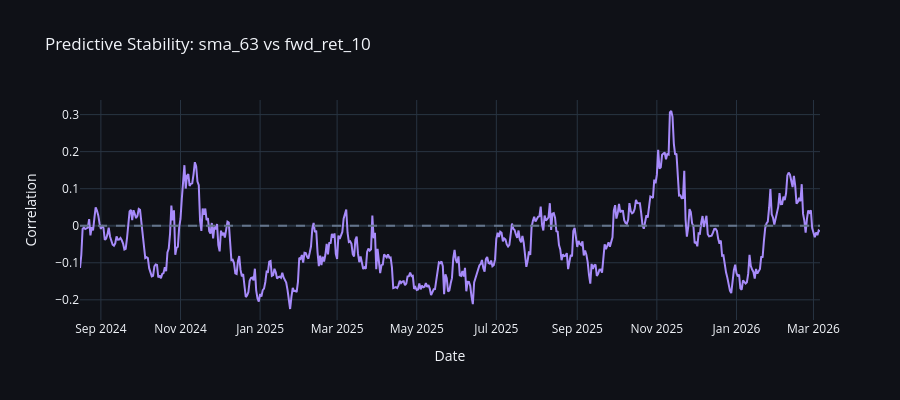

Here is the notebook cell this chart was saved with:
### Markdown cell above
## 3. Dynamic Feature Stability
Check if the predictive power of the top feature is stable over time.

### Code cell
corr_vals = np.array(corr_matrix)
top_idx = np.unravel_index(np.argmax(np.abs(corr_vals)), corr_vals.shape)
top_feat = feature_cols[top_idx[0]]
target_feat = target_cols[top_idx[1]]

print(f"Analyzing Stability for: {top_feat} vs {target_feat}")

win = 90
timestamps = df['timestamp'].to_numpy()[win:]
feat_vals = df[top_feat].to_numpy()
target_vals = df[target_feat].to_numpy()

rolling_corr = [np.corrcoef(feat_vals[i:i+win], target_vals[i:i+win])[0,1] for i in range(len(feat_vals)-win)]

fig_stab = go.Figure()
fig_stab.add_trace(go.Scatter(
    x=timestamps, 
    y=rolling_corr, 
    mode='lines', 
    name=f'Rolling {win}d Corr',
    line=dict(color='#a78bfa', width=2)
))
fig_stab.add_hline(y=0, line_dash="dash", line_color="#64748b")
fig_stab.update_layout(
    title=f"Predictive Stability: {top_feat} vs {target_feat}",
    template="plotly_dark",
    plot_bgcolor='#0f1117',
    paper_bgcolor='#0f1117',
    xaxis_title="Date",
    yaxis_title="Correlation",
    height=400
)
fig_stab.show()

### Figure 1 — Plotly figure (JSON) as saved in the notebook; plotly's stock layout.template omitted (floating-point values rounded to 4 significant figures; data arrays with more than 128 entries replaced by an {"elided": "..."} marker saying what was removed)
{"data": [{"line": {"color": "#a78bfa", "width": 2}, "mode": "lines", "name": "Rolling 90d Corr", "type": "scatter", "x": {"elided": "568 str values"}, "y": {"elided": "568 float values"}}], "layout": {"height": 400, "paper_bgcolor": "#0f1117", "plot_bgcolor": "#0f1117", "shapes": [{"line": {"color": "#64748b", "dash": "dash"}, "type": "line", "x0": 0, "x1": 1, "xref": "x domain", "y0": 0, "y1": 0, "yref": "y"}], "title": {"text": "Predictive Stability: sma_63 vs fwd_ret_10"}, "xaxis": {"title": {"text": "Date"}}, "yaxis": {"title": {"text": "Correlation"}}}}
